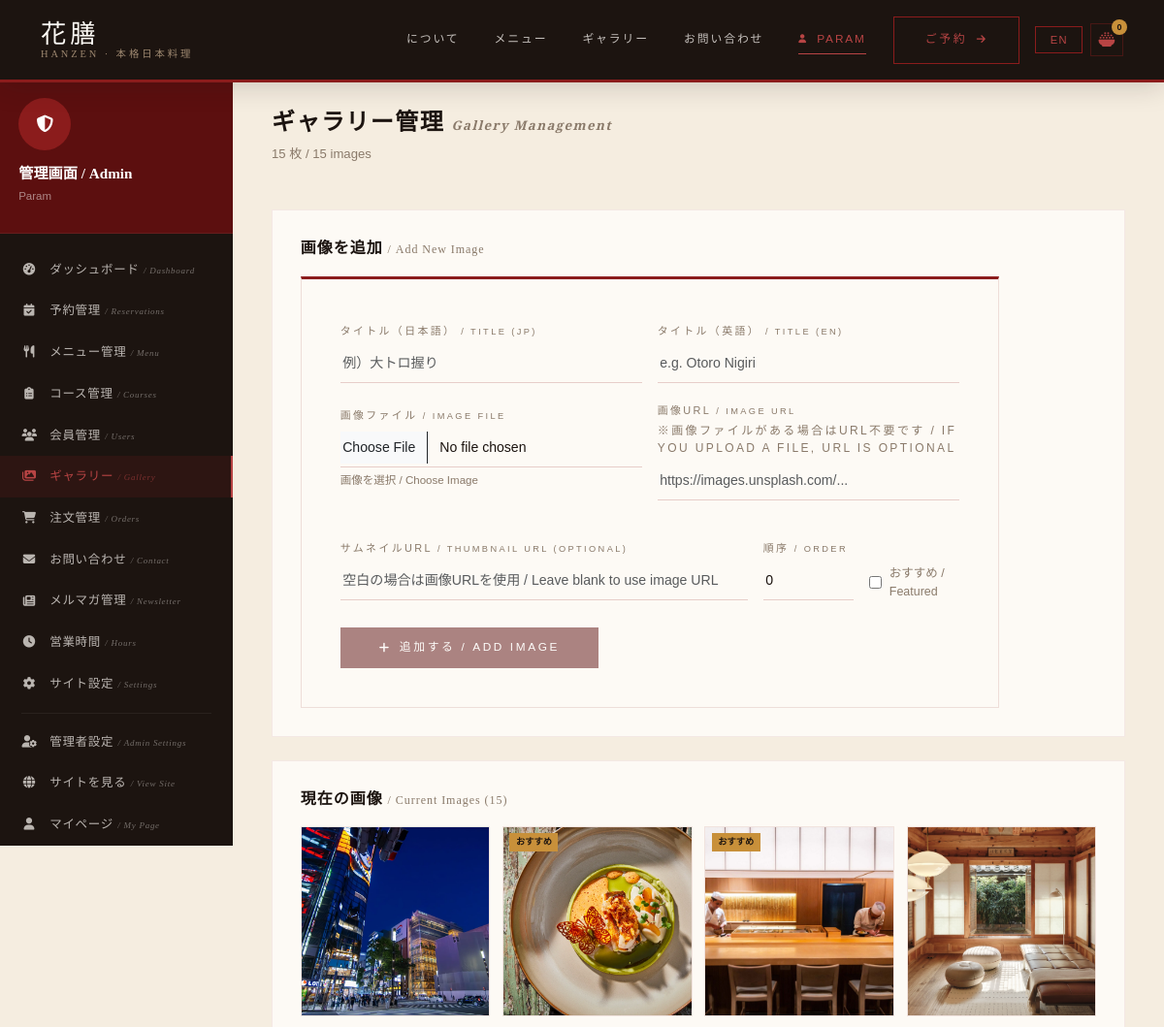
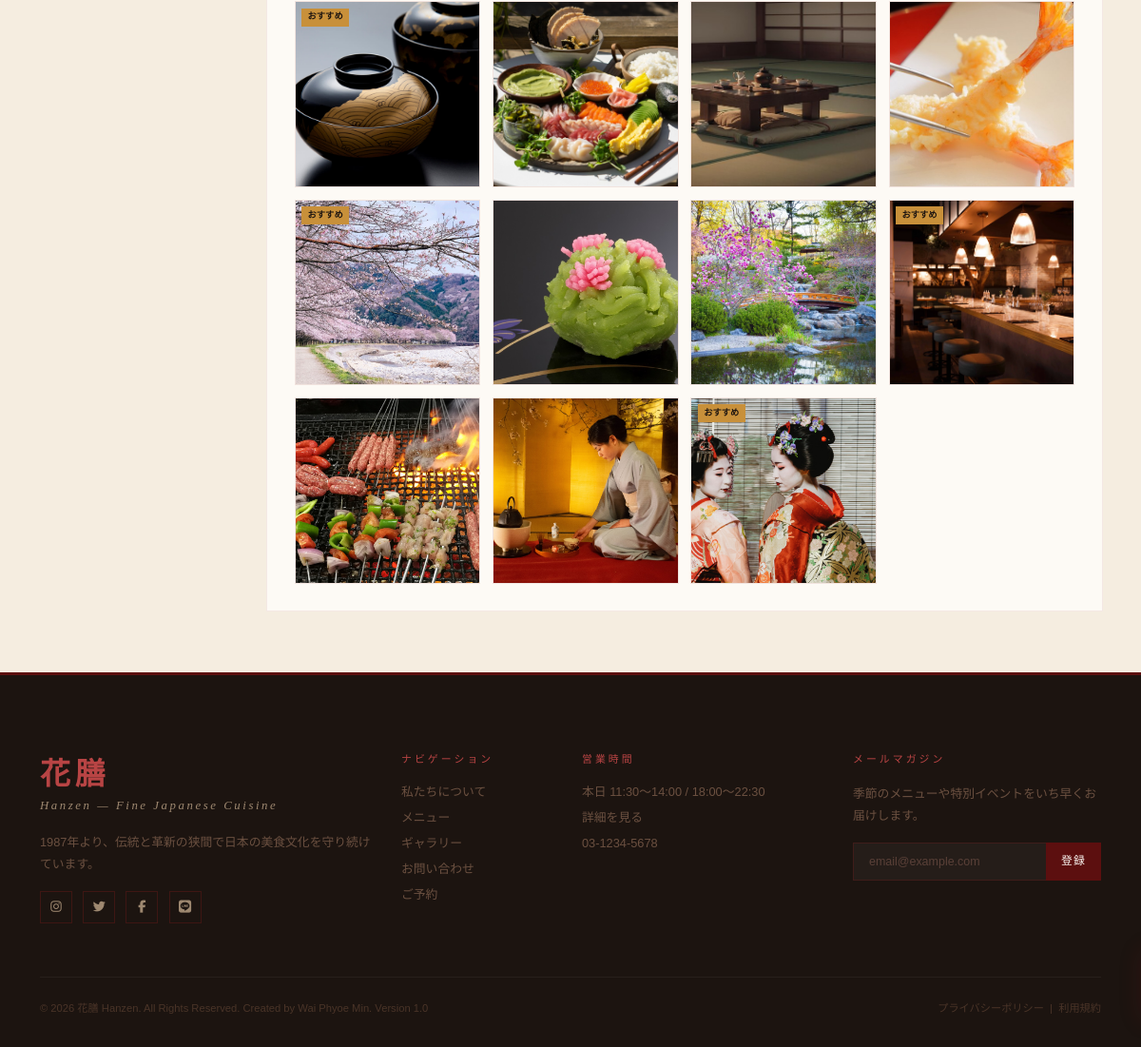
The page /hanzen-admin/gallery/ (signed in) on the database its author committed (2 pictures, top to bottom).
### restaurant/models.py (models this page shows, shortened)
class GalleryImage(models.Model):
    title_ja    = models.CharField(max_length=100, blank=True)
    title_en    = models.CharField(max_length=100, blank=True)
    image_url   = models.URLField()
    thumb_url   = models.URLField(blank=True)
    is_featured = models.BooleanField(default=False)
    order       = models.PositiveIntegerField(default=0)
    class Meta: ordering = ['order']

### restaurant/views.py (the view)
# urls.py: path('hanzen-admin/gallery/',                  views.admin_gallery,            name='admin_gallery'),
@user_passes_test(is_staff, login_url='/login/')
def admin_gallery(request):
    images = GalleryImage.objects.all()
    return render(request, 'restaurant/admin_dashboard/gallery.html', {
        'images':images,'cart_count':cart_count(request),'page':'admin_dashboard'})

### restaurant/templates/restaurant/admin_dashboard/gallery.html (shortened to what this page needs)
{% extends "restaurant/base.html" %}
{% block content %}
<div class="dash-layout">
  {% include "restaurant/admin_dashboard/_sidebar.html" %}
  <div class="dash-main">
    <div class="dash-header">
      <div>
        <h1 class="dash-title">
          ギャラリー管理
          <span style="font-size:.55em;color:var(--smoke);font-family:var(--font-en);font-style:italic"> Gallery Management</span>
        </h1>
        <p class="dash-subtitle">{{ images.count }} 枚 / {{ images.count }} images</p>
      </div>
    </div>
    <div class="dash-section">
      <h2 class="dash-section-title">
        画像を追加
        <span style="font-size:.75em;color:var(--smoke);font-weight:400"> / Add New Image</span>
      </h2>
      <div class="auth-card" style="max-width:720px">
        <form method="post" action="{% url 'restaurant:admin_gallery_add' %}" enctype="multipart/form-data" id="galleryForm">
          <div class="row g-3">
            <div class="col-md-6">
              <label class="form-label">タイトル（日本語）<span style="color:var(--smoke);font-size:.85em"> / Title (JP)</span></label>
              <input type="text" name="title_ja" id="g_title_ja" class="form-control" placeholder="例）大トロ握り"/>
            </div>
            <div class="col-md-6">
              <label class="form-label">タイトル（英語）<span style="color:var(--smoke);font-size:.85em"> / Title (EN)</span></label>
              <input type="text" name="title_en" id="g_title_en" class="form-control" placeholder="e.g. Otoro Nigiri"/>
            </div>
            <div class="col-md-6">
              <label class="form-label">
                画像ファイル <span style="color:var(--smoke);font-size:.85em">/ Image File</span>
              </label>
              <input type="file" name="image_file" id="g_image_file" class="form-control" accept="image/*" onchange="handleGalleryFileSelect(this)"/>
              <small id="galleryFileLabel" style="color:var(--smoke);font-size:.72rem">画像を選択 / Choose Image</small>
            </div>
            <div class="col-md-6">
              <label class="form-label">
                画像URL <span style="color:var(--smoke);font-size:.85em">/ Image URL</span>
                <span style="color:var(--smoke);font-size:.75rem;display:block;margin-top:.2rem">※画像ファイルがある場合はURL不要です / If you upload a file, URL is optional</span>
              </label>
              <input type="text" name="image_url" id="g_image_url" class="form-control"
                     placeholder="https://images.unsplash.com/..." oninput="previewGalleryImage(this.value)"/>
            </div>
            <div class="col-md-8">
              <label class="form-label">サムネイルURL <span style="color:var(--smoke);font-size:.85em">/ Thumbnail URL (optional)</span></label>
              <input type="text" name="thumb_url" id="g_thumb_url" class="form-control"
                     placeholder="空白の場合は画像URLを使用 / Leave blank to use image URL"/>
            </div>
            <div class="col-md-2">
              <label class="form-label">順序 <span style="color:var(--smoke);font-size:.85em">/ Order</span></label>
              <input type="number" name="order" id="g_order" class="form-control" value="0" min="0"/>
            </div>
            <div class="col-md-2 d-flex align-items-end pb-1">
              <label style="display:flex;align-items:center;gap:.5rem;font-size:.78rem;cursor:pointer;color:var(--smoke)">
                <input type="checkbox" name="is_featured" id="g_is_featured" style="accent-color:var(--aka)"/>
                おすすめ / Featured
              </label>
            </div>
          </div>
          <button type="submit" class="btn-submit mt-4" style="width:auto;padding:.75rem 2.5rem" id="gallerySubmitBtn">
            <i class="fa-solid fa-plus me-2"></i>
            追加する / Add Image
          </button>
        </form>
      </div>
    </div>
    <div class="dash-section">
      <h2 class="dash-section-title">
        現在の画像
        <span style="font-size:.75em;color:var(--smoke);font-weight:400"> / Current Images ({{ images.count }})</span>
      </h2>
      <div class="admin-gallery-grid">
        {% for img in images %}
        <div class="admin-gallery-item" id="gallery-item-{{ img.pk }}">
          <img src="{{ img.thumb_url|default:img.image_url }}" alt="{{ img.title_en }}" loading="lazy"/>
          {% if img.is_featured %}
            <span class="gallery-featured-badge" data-ja="おすすめ" data-en="Featured">おすすめ / Featured</span>
          {% endif %}
        </div>
        {% empty %}
        <div style="grid-column:1/-1;text-align:center;padding:3rem;color:var(--smoke)">
          <i class="fa-regular fa-image fa-2x mb-3" style="display:block;opacity:.25"></i>
          <span data-ja="画像がありません" data-en="No images yet">画像がありません / No images yet</span>
        </div>
        {% endfor %}
      </div>
    </div>
  </div>
</div>
{% endblock %}

### restaurant/templates/restaurant/admin_dashboard/_sidebar.html (shortened to what this page needs)
<aside class="dash-sidebar admin-sidebar">
  <div class="dash-sidebar-top" style="background:var(--aka-dark)">
    <div class="dash-avatar" style="background:var(--aka);color:#fff;font-size:1.1rem">
      <i class="fa-solid fa-shield-halved"></i>
    </div>
    <div class="dash-user-name" style="color:#fff">管理画面 / Admin</div>
    <div class="dash-user-email" style="color:rgba(255,255,255,.5)">{{ user.username }}</div>
  </div>
  <nav class="dash-nav">
    <a href="{% url 'restaurant:admin_dashboard' %}" class="dash-nav-link {% if request.resolver_match.url_name == 'admin_dashboard' %}active{% endif %}">
      <i class="fa-solid fa-gauge-high"></i>
      <span>ダッシュボード <span class="dash-nav-en">/ Dashboard</span></span>
    </a>
    <a href="{% url 'restaurant:admin_reservations' %}" class="dash-nav-link {% if 'admin_reservations' in request.resolver_match.url_name %}active{% endif %}">
      <i class="fa-solid fa-calendar-check"></i>
      <span>予約管理 <span class="dash-nav-en">/ Reservations</span></span>
    </a>
    <a href="{% url 'restaurant:admin_menu' %}" class="dash-nav-link {% if 'admin_menu' in request.resolver_match.url_name %}active{% endif %}">
      <i class="fa-solid fa-utensils"></i>
      <span>メニュー管理 <span class="dash-nav-en">/ Menu</span></span>
    </a>
    <a href="{% url 'restaurant:admin_courses' %}" class="dash-nav-link {% if 'admin_courses' in request.resolver_match.url_name %}active{% endif %}">
      <i class="fa-solid fa-clipboard-list"></i>
      <span>コース管理 <span class="dash-nav-en">/ Courses</span></span>
    </a>
    <a href="{% url 'restaurant:admin_users' %}" class="dash-nav-link {% if 'admin_users' in request.resolver_match.url_name %}active{% endif %}">
      <i class="fa-solid fa-users"></i>
      <span>会員管理 <span class="dash-nav-en">/ Users</span></span>
    </a>
    <a href="{% url 'restaurant:admin_gallery' %}" class="dash-nav-link {% if 'admin_gallery' in request.resolver_match.url_name %}active{% endif %}">
      <i class="fa-solid fa-images"></i>
      <span>ギャラリー <span class="dash-nav-en">/ Gallery</span></span>
    </a>
    <a href="{% url 'restaurant:admin_orders' %}" class="dash-nav-link {% if 'admin_orders' in request.resolver_match.url_name %}active{% endif %}">
      <i class="fa-solid fa-shopping-cart"></i>
      <span>注文管理 <span class="dash-nav-en">/ Orders</span></span>
    </a>
    <a href="{% url 'restaurant:admin_contact' %}" class="dash-nav-link {% if 'admin_contact' in request.resolver_match.url_name %}active{% endif %}">
      <i class="fa-solid fa-envelope"></i>
      <span>お問い合わせ <span class="dash-nav-en">/ Contact</span></span>
    </a>
    <a href="{% url 'restaurant:admin_newsletter' %}" class="dash-nav-link {% if 'admin_newsletter' in request.resolver_match.url_name %}active{% endif %}">
      <i class="fa-solid fa-newspaper"></i>
      <span>メルマガ管理 <span class="dash-nav-en">/ Newsletter</span></span>
    </a>
    <a href="{% url 'restaurant:admin_business_hours' %}" class="dash-nav-link {% if 'admin_business_hours' in request.resolver_match.url_name %}active{% endif %}">
      <i class="fa-solid fa-clock"></i>
      <span>営業時間 <span class="dash-nav-en">/ Hours</span></span>
    </a>
    <a href="{% url 'restaurant:admin_settings' %}" class="dash-nav-link {% if 'admin_settings' in request.resolver_match.url_name %}active{% endif %}">
      <i class="fa-solid fa-gear"></i>
      <span>サイト設定 <span class="dash-nav-en">/ Settings</span></span>
    </a>
    <div class="dash-nav-divider"></div>
    <a href="{% url 'restaurant:admin_profile' %}" class="dash-nav-link {% if 'admin_profile' in request.resolver_match.url_name or 'admin_change_password' in request.resolver_match.url_name %}active{% endif %}">
      <i class="fa-solid fa-user-gear"></i>
      <span>管理者設定 <span class="dash-nav-en">/ Admin Settings</span></span>
    </a>
    <a href="{% url 'restaurant:home' %}" class="dash-nav-link" target="_blank">
      <i class="fa-solid fa-globe"></i>
      <span>サイトを見る <span class="dash-nav-en">/ View Site</span></span>
    </a>
    <a href="{% url 'restaurant:dashboard' %}" class="dash-nav-link">
      <i class="fa-solid fa-user"></i>
      <span>マイページ <span class="dash-nav-en">/ My Page</span></span>
    </a>
  </nav>
</aside>

### rows shown on the page
GalleryImage: title_en (picture)
GalleryImage: title_en (picture), is_featured "おすすめ"
GalleryImage: title_en (picture), is_featured "おすすめ"
GalleryImage: title_en (picture)
GalleryImage: thumb_url (picture), is_featured "おすすめ"
GalleryImage: title_en (picture)
GalleryImage: title_en (picture)
GalleryImage: title_en (picture)
GalleryImage: title_en (picture), is_featured "おすすめ"
GalleryImage: title_en (picture)
GalleryImage: title_en (picture)
GalleryImage: title_en (picture), is_featured "おすすめ"
GalleryImage: title_en (picture)
GalleryImage: title_en (picture)
GalleryImage: title_en (picture), is_featured "おすすめ"

### other values the page prints
{{ cart_count|default:0 }} "0"
{{ user.username }} "Param"
{{ images.count }} "15"
